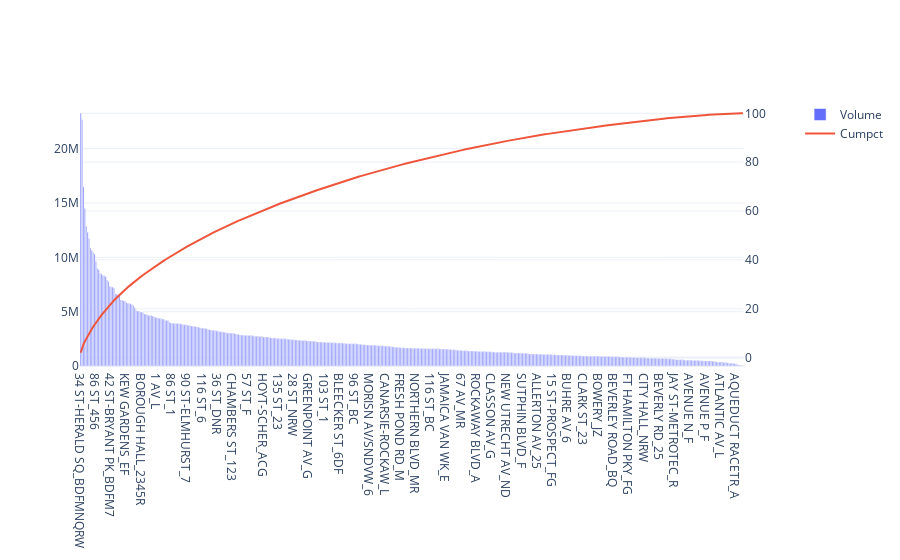

Notebook code for this chart:
### Code cell
create_pareto_chart(station_traffic)

### Figure 1 — Plotly figure (JSON) as saved in the notebook; plotly's stock layout.template omitted (floating-point values rounded to 4 significant figures; data arrays with more than 128 entries replaced by an {"elided": "..."} marker saying what was removed)
{"data": [{"name": "Volume", "type": "bar", "x": {"elided": "479 str values"}, "y": {"elided": "479 int values"}}, {"name": "Cumpct", "type": "scatter", "x": {"elided": "479 str values"}, "xaxis": "x", "y": {"elided": "479 float values"}, "yaxis": "y2"}], "layout": {"xaxis": {"anchor": "y", "domain": [0, 0.94]}, "yaxis": {"anchor": "x", "domain": [0, 1]}, "yaxis2": {"anchor": "x", "overlaying": "y", "side": "right"}}}
